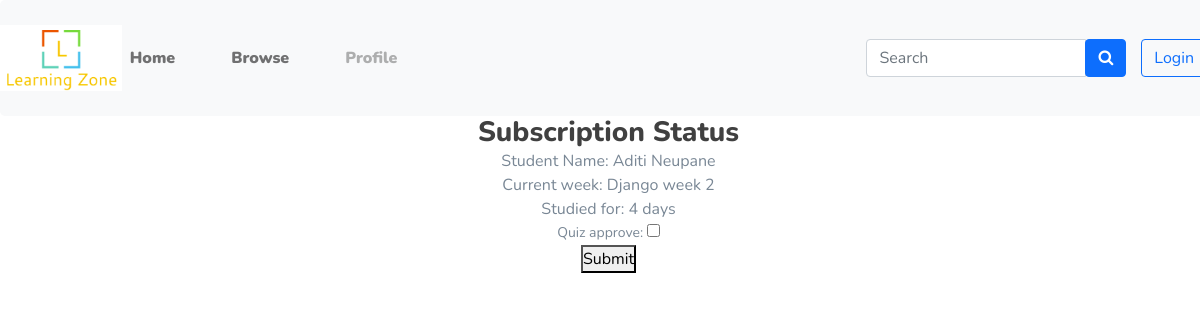
/course/1/3/, run on an earlier commit of the app's database.
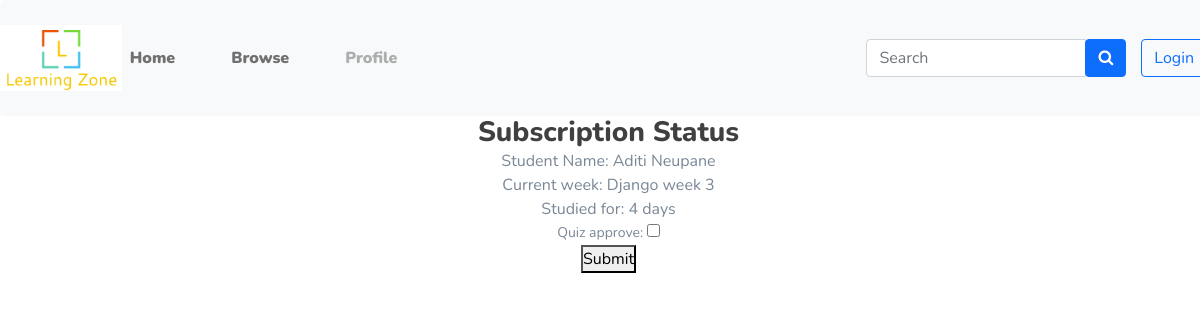
And on a later commit of the database.
### main/models.py (models this page shows, shortened)
class Subscription(models.Model):
    course = models.ForeignKey(Course, on_delete=models.CASCADE)
    student = models.ForeignKey(Student, on_delete=models.CASCADE)
    subscribed_on = models.DateField(auto_now_add=True)
    completed = models.BooleanField(default=False)
    flag = models.BooleanField(auto_created=True,default=True)
    quiz_approve = models.BooleanField(auto_created=False, default=False)
    progress = models.ForeignKey(Week, on_delete=models.CASCADE)
    quiz_marks = models.FloatField(default=0)
    week_begin = models.DateField(auto_now_add=True, null=True)
    complete_date = models.DateField(null=True)
    quiz_count = models.IntegerField(default=0)
    def week_duration(self):
        diff = datetime.date.today()-datetime.date(year=self.week_begin.year, month=self.week_begin.month, day=self.week_begin.day)
        return diff.days
    def __str__(self):
        return self.course.name + " by " + self.student.user.username

class Week(models.Model):
    course = models.ForeignKey(Course, on_delete=models.CASCADE)
    week_no = models.IntegerField()
    title = models.CharField(max_length=100, default="title")
    description = models.TextField(max_length=1000, null=True, blank=True)
    instructions = models.TextField(max_length=1000, null=True, blank=True)
    final = models.BooleanField(default=False)
    difficulty = models.IntegerField(default=1)
    def __str__(self):
        return self.course.name + " week " + str(self.week_no)

class Course(models.Model):
    name = models.CharField(max_length=100)
    uploaded_by = models.ForeignKey(Teacher, on_delete=models.CASCADE)
    description = models.TextField(max_length=1000)
    category = models.ForeignKey(Categories, on_delete=models.SET_NULL, null=True)
    price = models.FloatField(default=0.0)
    approved = models.BooleanField(default=False)
    approval_message = models.CharField(max_length=200, null=True, blank=True)

class Student(models.Model):
    user = models.OneToOneField(User, on_delete=models.CASCADE)
    photo = models.FileField(null=True)
    address = models.CharField(max_length=100, blank=True)
    phone = models.CharField(null=True, max_length=20, blank=True)
    bio = models.CharField(null=True, max_length=100, blank=True)

class User(AbstractUser):
  USER_TYPE_CHOICES = (
      (1, 'student'),
      (2, 'teacher'),
      (3, 'admin'),
  )
  user_type = models.PositiveSmallIntegerField(choices=USER_TYPE_CHOICES, default=3)

### main/views.py (the view)
# urls.py: path('course/<int:course_id>/<int:user_id>/', views.quiz_approve, name='quiz_approve'),
def quiz_approve(request, course_id, user_id):
    user=models.User.objects.get(id=user_id)
    s = models.Subscription.objects.get(course__id=course_id, student=user.student)
    print(s)
    if request.method=="GET":
        context = {
            'subscription': s,
            'form': forms.AllowQuizForm(instance=s)
        }
        return render(request, 'teacher/quiz_approve.html', context)
    if request.method=='POST':
        f = forms.AllowQuizForm(request.POST, instance=s)
        f.save()
        murl = reverse('course_details', kwargs={'id':course_id})
        return HttpResponse("Successfully updated. Go <a href="+murl+">back</a>")

### main/forms.py
class AllowQuizForm(forms.ModelForm):
    class Meta:
        model = models.Subscription
        fields = ['quiz_approve',]

### main/templates/teacher/quiz_approve.html (shortened to what this page needs)
{% extends '../base.html'%}
{% block content %}
<div class="container text-center">
<h3>Subscription Status</h3>
Student Name: {{subscription.student.user.first_name}} {{subscription.student.user.last_name}}<br>
Current week: {{subscription.progress}}<br>
Studied for: {{subscription.week_duration}} days<br>
<form method="POST">
    {{form.as_p}}
    <button type="submit">Submit</button>
</form>
</div>
{% endblock %}

What changed in the data, as far as the page shows it:
changed Subscription "Aditi": progress "Django week 2" → "Django week 3"
